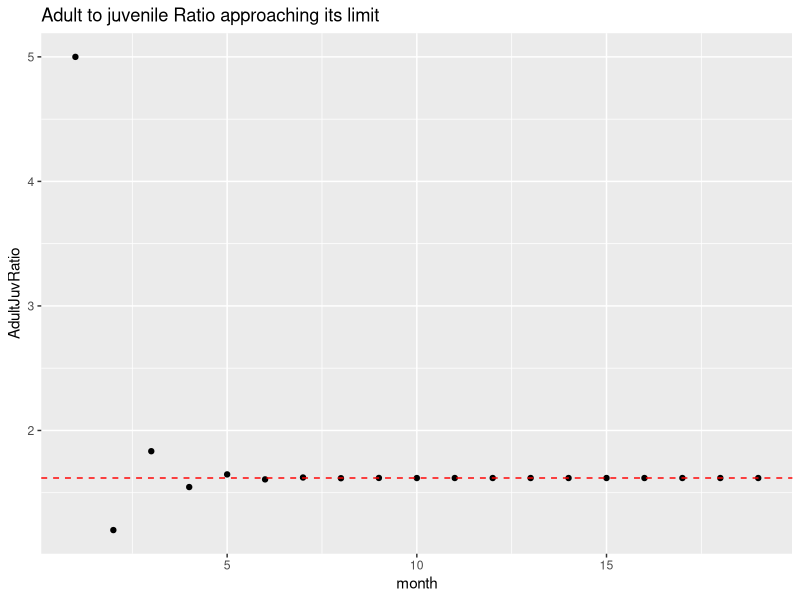
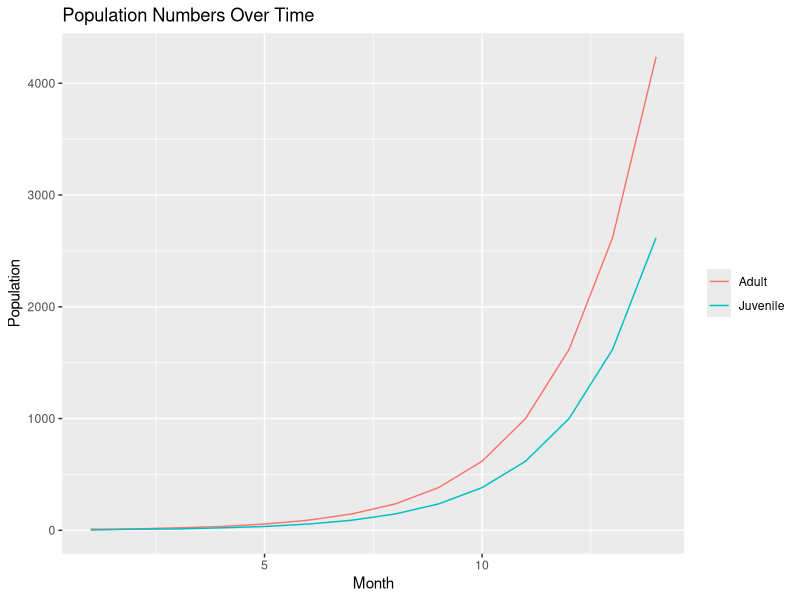
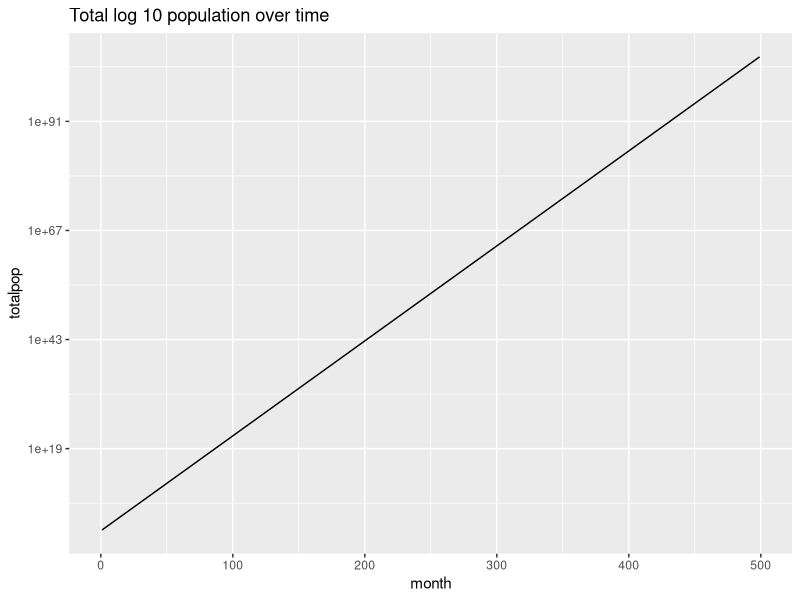

Source code (R) for these figures, in order:
library(ggplot2)

getwd()
setwd("C:/Users/nick/Documents/GitHub/Math489")

rabbits <- read.csv("fibRabbitData.csv")

colnames(rabbits) <- c("month", "juvenile", "adults", "AdultJuvRatio")

rabbits$totalpop <- rabbits$juvenile + rabbits$adults

rabbit.small <- subset(rabbits, month < 20)
  
ggplot(data = rabbit.small, aes(x = month, y = AdultJuvRatio)) +
  geom_point() +
  geom_hline(aes(yintercept = (1 + sqrt(5))/2), linetype = "dashed", color = "red") +
  ggtitle("Adult to juvenile Ratio approaching its limit")


rabbit.med <- subset(rabbits, month < 15)


ggplot(data = rabbit.med) +
  geom_path(data = rabbit.med, aes(x = month, y =adults, color = "Adult")) +
  geom_path(data = rabbit.med, aes(x = month, y = juvenile, color = "Juvenile")) +
  ylab("Population") +
  xlab("Month")+
  ggtitle("Population Numbers Over Time")+
  theme(legend.title=element_blank())

rabbit.lrg <- subset(rabbits, month < 500)

ggplot(data = rabbit.lrg, aes(x = month, y = totalpop)) +
  geom_line() +
  scale_y_log10() +
  ggtitle("Total log 10 population over time")
